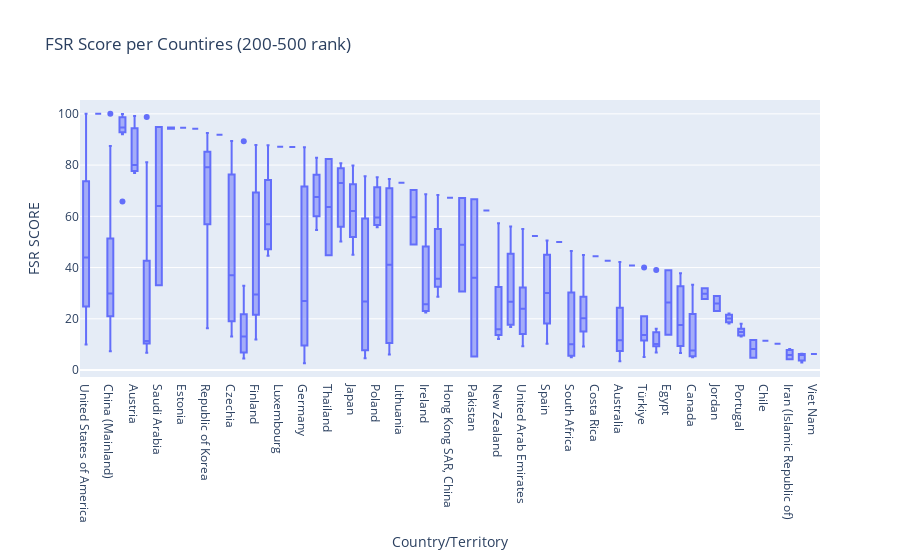

Notebook code cell kept with this figure:
### Code cell
# boxplot для FSR Score по странам
fig_fsr = px.box(df_200_500_fsr,
    x="Country/Territory",
    y="FSR SCORE",
    title="FSR Score per Countires (200-500 rank)",
)
fig_fsr.show()

### Figure 1 — Plotly figure (JSON) as saved in the notebook; plotly's stock layout.template omitted (floating-point values rounded to 4 significant figures; data arrays with more than 128 entries replaced by an {"elided": "..."} marker saying what was removed)
{"data": [{"alignmentgroup": "True", "hovertemplate": "Country/Territory=%{x}<br>FSR SCORE=%{y}<extra></extra>", "legendgroup": "", "marker": {"color": "#636efa"}, "name": "", "notched": false, "offsetgroup": "", "orientation": "v", "showlegend": false, "type": "box", "x": {"elided": "302 str values"}, "x0": " ", "xaxis": "x", "y": {"elided": "302 float values"}, "y0": " ", "yaxis": "y"}], "layout": {"boxmode": "group", "legend": {"tracegroupgap": 0}, "title": {"text": "FSR Score per Countires (200-500 rank)"}, "xaxis": {"anchor": "y", "domain": [0, 1], "title": {"text": "Country/Territory"}}, "yaxis": {"anchor": "x", "domain": [0, 1], "title": {"text": "FSR SCORE"}}}}
